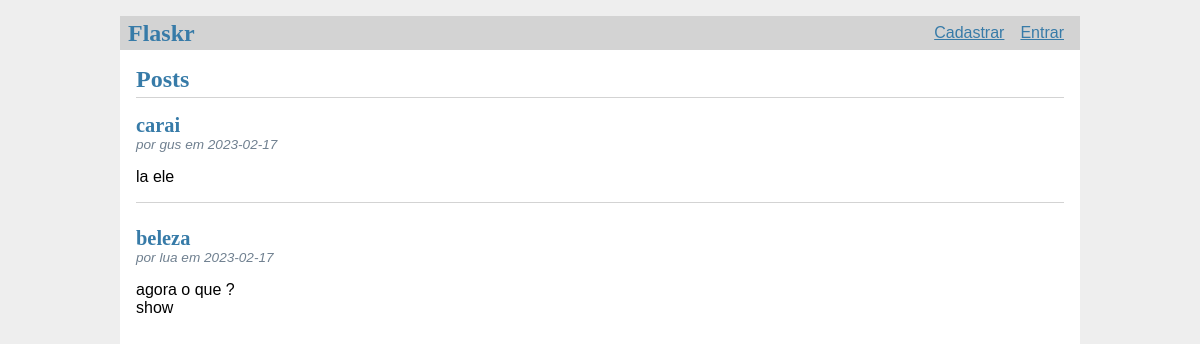
The app's page /, older data.
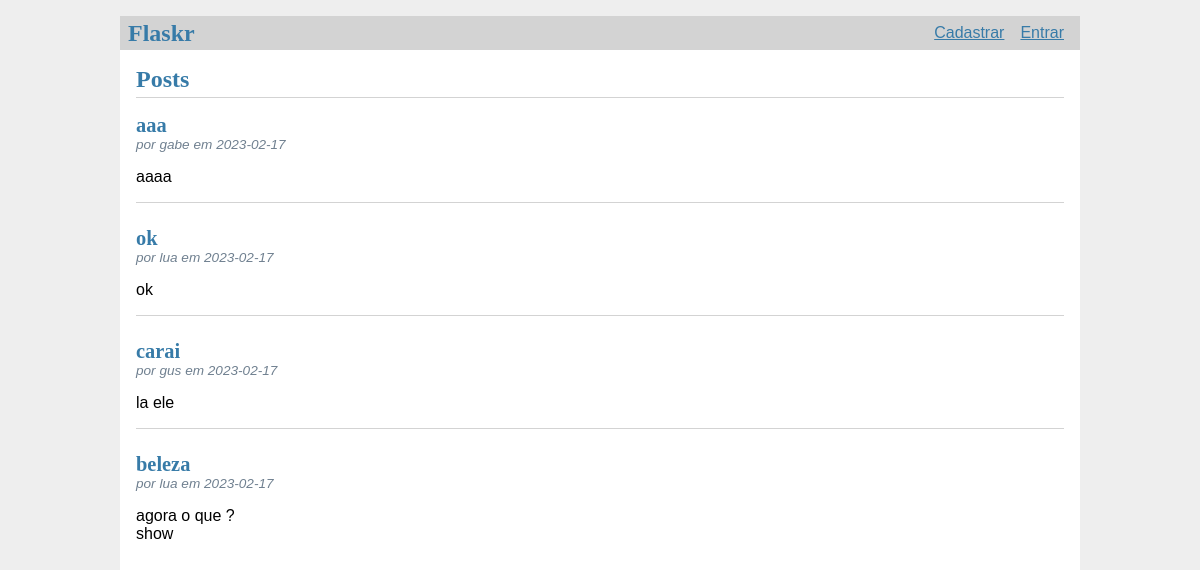
The same page, newer data.
### tables this page shows
CREATE TABLE post (
  id INTEGER PRIMARY KEY AUTOINCREMENT,
  author_id INTEGER NOT NULL,
  created TIMESTAMP NOT NULL DEFAULT CURRENT_TIMESTAMP,
  title TEXT NOT NULL,
  body TEXT NOT NULL,
  FOREIGN KEY (author_id) REFERENCES user (id)
);

CREATE TABLE user (
  id INTEGER PRIMARY KEY AUTOINCREMENT,
  username TEXT UNIQUE NOT NULL,
  password TEXT NOT NULL
);

### flaskr/blog.py (the view)
@bp.route('/')
def index():
    db = get_db()
    posts = db.execute(
        'SELECT p.id, title, body, created, author_id, username'
        ' FROM post p JOIN user u ON p.author_id = u.id'
        ' ORDER BY created DESC'
    ).fetchall()
    return render_template('blog/index.html', posts=posts)

### flaskr/auth.py (called while the page is built)
@bp.before_app_request
def load_logged_in_user():
    user_id = session.get('user_id')
    if user_id is None:
        g.user = None
    else:
        g.user = get_db().execute(
            'SELECT * FROM user WHERE id = ?', (user_id,)
        ).fetchone()

### flaskr/db.py (called while the page is built)
def get_db():
    if 'db' not in g:
        g.db = sqlite3.connect(
            current_app.config['DATABASE'],
            detect_types=sqlite3.PARSE_DECLTYPES
        )
        g.db.row_factory = sqlite3.Row
    return g.db

### flaskr/templates/blog/index.html (shortened to what this page needs)
{% extends 'base.html' %}
{% block header %}
<h1>{% block title %}Posts{% endblock %}</h1>
{% endblock %}
{% block content %}
{% for post in posts %}
<article class="post">
    <header>
        <div>
            <h1>{{ post['title'] }}</h1>
            <div class="about">por {{ post['username'] }} em {{ post['created'].strftime('%Y-%m-%d') }}</div>
        </div>
    </header>
    <p class="body">{{ post['body'] }}</p>
</article>
{% if not loop.last %}
<hr>
{% endif %}
{% endfor %}
{% endblock %}

Row changes from the older to the newer data that the page shows:
added post: title "aaa", username "gabe", created "2023-02-17", body "aaaa"
added post: title "ok", username "lua", created "2023-02-17", body "ok"
